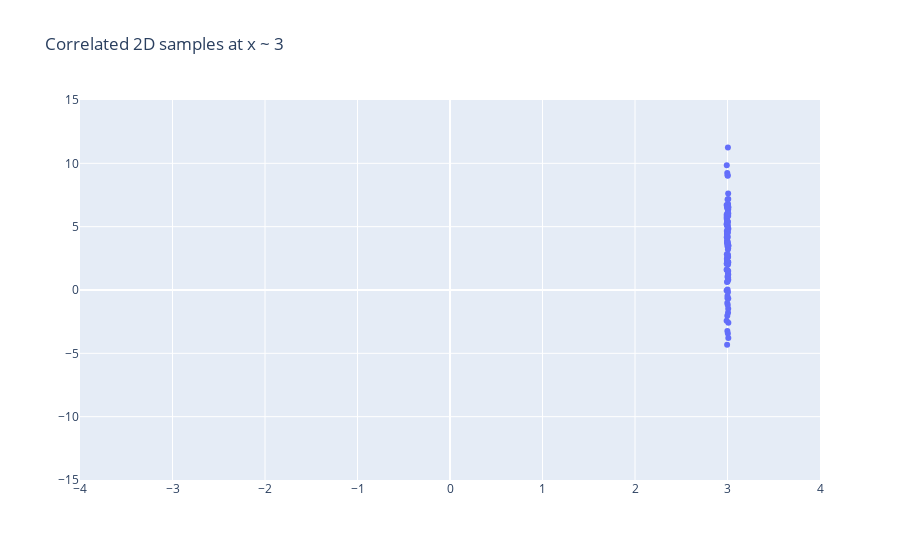

The notebook cell saved with this chart:
### Code cell
xs_c_m, ys_c_m = make_y_for_x(3, cov_matrix=cov_matrix)
fig = go_scatter(xs_c_m, ys_c_m, title="Correlated 2D samples at x ~ 3")
fig.update_xaxes(range=[-4, 4])
fig.update_yaxes(range=[-15, 15])
